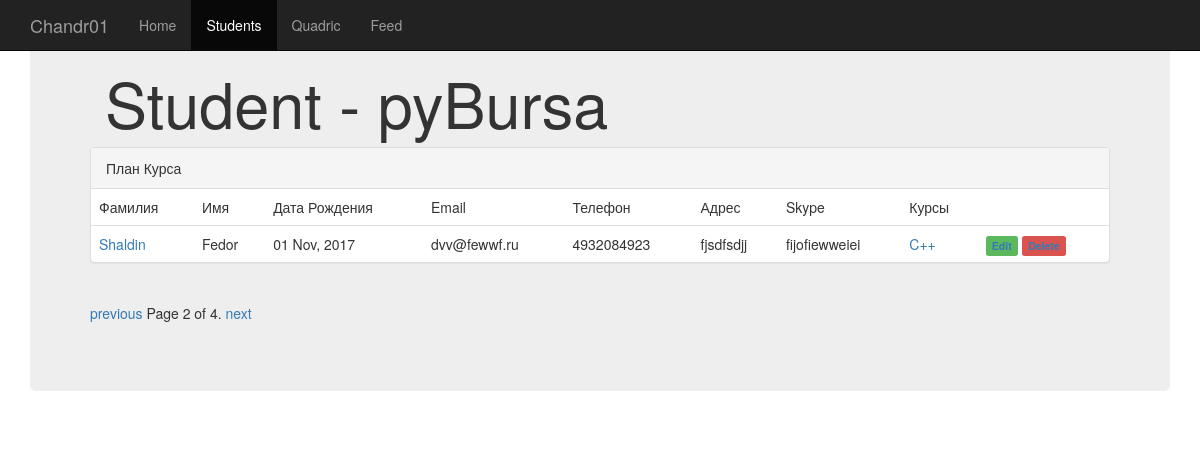
Screenshot of /students/?page=2 with the database file from the repository.
### course/models.py (models this page shows, shortened)
class Students(models.Model):
    name = models.CharField(max_length=255)
    surname = models.CharField(max_length=255)
    date_of_birth = models.DateField(null=True)
    email = models.EmailField(null=True)
    phone = models.CharField(max_length=255, null=True)
    address = models.CharField(max_length=255, null=True)
    skype = models.CharField(max_length=255, null=True)
    courses = models.ManyToManyField(Course)

class Course(models.Model):
    name = models.CharField(max_length=255)
    short_description = models.CharField(max_length=255)
    description = models.TextField(max_length=2000)
    coach = models.ForeignKey(Coach, null=True, related_name='coach_courses', on_delete=models.DO_NOTHING)
    assistant = models.ForeignKey(Coach, null=True, related_name='assistant_courses', on_delete=models.DO_NOTHING)
    print(coach)

### course/views.py (the view)
# urls.py: url(r'^students/$', views.StudentListView.as_view(), name='list'),
class StudentListView(ListView):
    model = Students
    template_name = 'students.html'
    context_object_name = 'students'
    initial = {}
    paginate_by = 1
    def get_queryset(self):
        qs = super().get_queryset()
        page_num = self.request.GET.get('course_id', None)
        if page_num:
            qs = qs.filter(courses__id=page_num)
        return qs
    def get_context_data(self, **kwargs):
        context = super().get_context_data(**kwargs)
        context['page_title'] = 'Student - pyBursa'
        logger_students.info('INFO: Students info {}'.format(datetime.now()))
        logger_students.debug('DEBUG: Students debuged {}'.format(datetime.now()))
        logger_students.error('ERROR: Students errored {}'.format(datetime.now()))
        logger_students.warning('WARNING: Students warned {}'.format(datetime.now()))
        return context

### templates/students.html (shortened to what this page needs)
{% extends "base.html" %}
{% block name %}<h1>{{ page_title }}</h1>{% endblock name %}
{% block content %} <div class="panel panel-default">
          <div class="panel-heading">План Курса</div>
          <table class="table">
              <tr>
                <td>Фамилия</td><td>Имя</td><td>Дата Рождения</td><td>Email</td><td>Телефон</td><td>Адрес</td><td>Skype</td><td>Курсы</td>
              </tr>
                {% for i in students %}
                <tr>
                      <td><a href="http://127.0.0.1:8000/student/{{i.id}}">{{ i.name }}</a></td>
                      <td>{{ i.surname }}</td>
                      <td>{{ i.date_of_birth|date:"d M, Y" }}</td>
                      <td>{{ i.email }}</td>
                      <td>{{ i.phone }}</td>
                      <td>{{ i.address }}</td>
                      <td>{{ i.skype }}</td>
                      <td>{% for a in i.courses.values %}<a href="/course/{{a.id}}">{{a.name}}</a><br />{% endfor %}</td>
                      <td>
                          <span class="label label-success"><a href="/students/edit/{{i.id}}">Edit</a></span>
                          <span class="label label-danger"><a href="/students/remove/{{i.id}}">Delete</a></span>
                      </td>
                </tr>
                {% endfor %}
          </table>
          </div>
{% endblock content %}
 {% block nav_class_active_students %}active
{% endblock nav_class_active_students %}
{% block pagination %}
{% if is_paginated %}
<div class="pagination">
    <span class="step-links">
        {% if page_obj.has_previous %}
            <a href="?page={{ page_obj.previous_page_number }}">previous</a>
        {% endif %}
        <span class="current">
            Page {{ page_obj.number }} of {{ paginator.num_pages }}.
        </span>
        {% if page_obj.has_next %}
            <a href="?page={{ page_obj.next_page_number }}">next</a>
        {% endif %}
    </span>
</div>
{% endif %}
{% endblock pagination %}

### rows the page displays
Students: name "Shaldin", surname "Fedor", date_of_birth "01 Nov, 2017", email "dvv@fewwf.ru", phone "4932084923", address "fjsdfsdjj", skype "fijofiewweiei"
Course: name "C++"

### other values shown
{{ page_title }} "Student - pyBursa"
{{ page_obj.number }} "2"
{{ paginator.num_pages }} "4"
